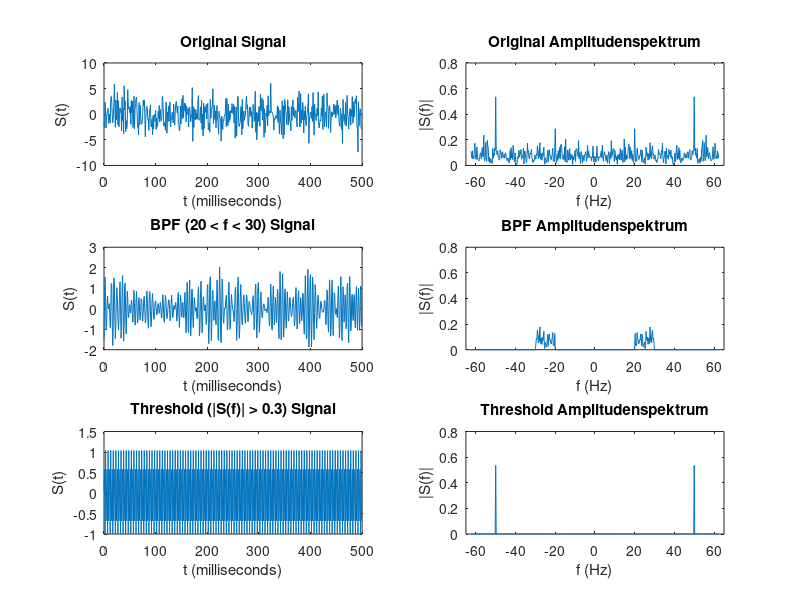

Reproduce this figure in MATLAB.
dt = 0.008;             % Sampling period   
Fs = 1/dt;    % Sampling frequency 
N = 500;             % Length of signal
dF = Fs/N;
t = (0:N-1)*dt;        % Time vector
f = (-Fs/2:dF:Fs/2-dF)';

% signal containing
% 50Hz sinusoid amplitude 0.7 hz and
% 120 Hz sinusoid with amplitude 1
S = 0.7*sin(2*pi*20*t) + sin(2*pi*50*t);

% some noise
X = S + 2*randn(size(t));

subplot(321);
plot(Fs*t(1:500),X(1:500));
title('Original Signal');
xlabel('t (milliseconds)');
ylabel('S(t)');

spektrum = fftshift(fft(X))/N;

subplot(322);
plot(f,abs(spektrum));
title('Original Amplitudenspektrum');
xlabel('f (Hz)');
ylabel('|S(f)|');
ylim([0 0.8]);
xlim([-65 65]);

subplot(323);
BPF = ((20 < abs(f)) & (abs(f) < 30));
filteredSpektrum = BPF'.*spektrum;
filteredSignal = ifft(ifftshift(filteredSpektrum)) * N;
plot(Fs*t(1:500),filteredSignal(1:500));
title('BPF (20 < f < 30) Signal');
xlabel('t (milliseconds)');
ylabel('S(t)');

subplot(324);
plot(f, abs(filteredSpektrum));
title('BPF Amplitudenspektrum');
xlabel('f (Hz)');
ylabel('|S(f)|');
ylim([0 0.8]);
xlim([-65 65]);

subplot(325);
thresdholdFilter = (abs(spektrum) > 0.3);
filteredSpektrum = thresdholdFilter.*spektrum;
filteredSignal = ifft(ifftshift(filteredSpektrum)) * N;
plot(Fs*t(1:500),filteredSignal(1:500));
title('Threshold (|S(f)| > 0.3) Signal');
xlabel('t (milliseconds)');
ylabel('S(t)');

subplot(326);
plot(f, abs(filteredSpektrum));
title('Threshold Amplitudenspektrum');
xlabel('f (Hz)');
ylabel('|S(f)|');
ylim([0 0.8]);
xlim([-65 65]);